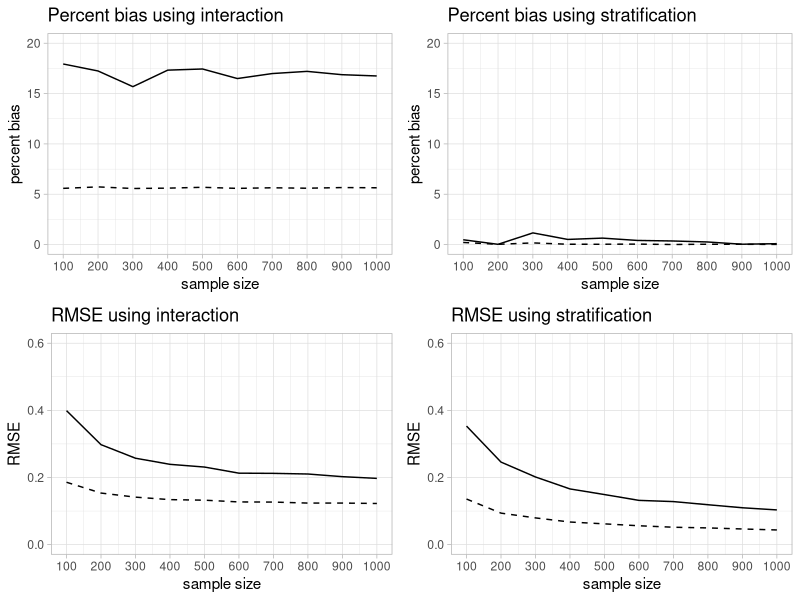

Generate this figure with R:
### Purpose: simulation 1 for interactions vs stratification
### Author: S Bauldry
### Date: Aug 13, 2021


### Load packages and set working directory
setwd("~/desktop")
library(tidyverse)
library(MASS)
library(ggplot2)
library(ggpubr)

### Simulation 1: function for data generation and parameter estimation
f1_sim1 <- function(nobs = 1000,  # sample size
                    r1   = 0.3,   # correlation between x1 and x2
                    r2   = 0.2,   # correlation between x1 and pr group member
                    r3   = 0.2,   # correlation between x2 and pr group member
                    pr   = 0.4,   # group membership threshold
                    a1   = 2,     # group 1 intercept
                    b11  = 2,     # group 1 effect of x1
                    b12  = 2,     # group 1 effect of x2
                    e1   = 1,     # group 1 error term
                    a0   = 0,     # group 0 intercept
                    b01  = 1,     # group 0 effect of x1
                    b02  = 1,     # group 0 effect of x2
                    e0   = 2) {   # group 0 error term
                    
  # simulate data
  x_mu    <- rbind(0, 0, 0)
  x_sigma <- matrix( c(1, r1, r2, r1, 1, r3, r2, r3, 1), nrow = 3, ncol = 3)
  x       <- mvrnorm(n = nobs, mu = x_mu, Sigma = x_sigma)
  g       <- ifelse(x[,3] >= quantile(x[,3], probs = pr), 1, 0)
  y       <- ifelse(g == 1, 
                    a1 + b11*x[,1] + b12*x[,2] + rnorm(nobs, 0, e1), 
                    a0 + b01*x[,1] + b02*x[,2] + rnorm(nobs, 0, e0))
  x       <- cbind(x, g, y)
  
  colnames(x) <- c("x1", "x2", "x3", "gr", "y")
  d           <- tibble( data.frame(x) )
  
  # fit models with interaction term and stratified
  m1 <- lm(y ~ x1 + x2 + gr + x1:gr, data = d)
  m2 <- lm(y ~ x1 + x2, data = subset(d, gr == 0))
  m3 <- lm(y ~ x1 + x2, data = subset(d, gr == 1))
  
  # extract and return desired estimates
  ib1 <- m1$coefficients[[2]]
  ib2 <- m1$coefficients[[5]]
  sb0 <- m2$coefficients[[2]]
  sb1 <- m3$coefficients[[2]]
  
  c(ib1, ib2, sb0, sb1)
}


### Simulation 1: function for simulation parameters
### Note: need to add function parameters if want to vary parameters in f1
f2_sim1 <- function(nsim = 1000, # number of simulations
                    nobs = 1000, # sample size
                    b11  = 2,    # population group 1 effect of x1
                    b01  = 1) {  # population group 0 effect of x1
  
  # run simulation
  sim <- replicate(n = nsim, f1_sim1(nobs = nobs, b11 = b11, b01 = b01))
  
  # calculate percent bias, RMSEs, and return desired estimates
  ib_0_bias <- 100*abs( mean(sim[1,]) - b01 )/b01
  ib_0_rmse <- sqrt( mean( (sim[1,] - b01)^2 ) )
  
  ib_1_bias <- 100*abs( mean(sim[1,] + sim[2,]) - b11 )/b11
  ib_1_rmse <- sqrt( mean( (sim[1,] + sim[2,] - b11)^2 ) )
  
  sb_0_bias <- 100*abs( mean(sim[3,]) - b01 )/b01
  sb_0_rmse <- sqrt( mean( (sim[3,] - b01)^2 ) )
  
  sb_1_bias <- 100*abs( mean(sim[4,]) - b11 )/b11
  sb_1_rmse <- sqrt( mean( (sim[4,] - b11)^2 ) )
  
  c(nobs, ib_0_bias, ib_0_rmse, ib_1_bias, ib_1_rmse, sb_0_bias, sb_0_rmse, 
    sb_1_bias, sb_1_rmse)
}


### Run simulation 1
sim1_res <- matrix(0, nrow = 10, ncol = 9)
i        <- 0
for(n in seq(100, 1000, 100)) {
  i <- i + 1
  sim1_res[i,] <- f2_sim1(nsim = 1000, nobs = n)
}


### Graph results
colnames(sim1_res) <- c("n", "ib_0_bias", "ib_0_rmse", "ib_1_bias", "ib_1_rmse", 
                        "sb_0_bias", "sb_0_rmse", "sb_1_bias", "sb_1_rmse")
res <- as_tibble(sim1_res)

f1 <- ggplot(data = res, mapping = aes(x = n)) +
  geom_line(mapping = aes(y = ib_0_bias)) +
  geom_line(mapping = aes(y = ib_1_bias), linetype = "dashed") +
  scale_y_continuous(name = "percent bias", limits = c(0, 20)) +
  scale_x_continuous(name = "sample size", breaks = seq(100, 1000, 100)) +
  ggtitle("Percent bias using interaction") +
  theme_light()

f2 <- ggplot(data = res, mapping = aes(x = n)) +
  geom_line(mapping = aes(y = ib_0_rmse)) +
  geom_line(mapping = aes(y = ib_1_rmse), linetype = "dashed") +
  scale_y_continuous(name = "RMSE", limits = c(0, 0.6)) +
  scale_x_continuous(name = "sample size", breaks = seq(100, 1000, 100)) +
  ggtitle("RMSE using interaction") +
  theme_light()

f3 <- ggplot(data = res, mapping = aes(x = n)) +
  geom_line(mapping = aes(y = sb_0_bias)) +
  geom_line(mapping = aes(y = sb_1_bias), linetype = "dashed") +
  scale_y_continuous(name = "percent bias", limits = c(0, 20)) +
  scale_x_continuous(name = "sample size", breaks = seq(100, 1000, 100)) +
  ggtitle("Percent bias using stratification") +
  theme_light()

f4 <- ggplot(data = res, mapping = aes(x = n)) +
  geom_line(mapping = aes(y = sb_0_rmse)) +
  geom_line(mapping = aes(y = sb_1_rmse), linetype = "dashed") +
  scale_y_continuous(name = "RMSE", limits = c(0, 0.6)) +
  scale_x_continuous(name = "sample size", breaks = seq(100, 1000, 100)) +
  ggtitle("RMSE using stratification") +
  theme_light()

fig1 <- ggarrange(f1, f3, f2, f4)
fig1

